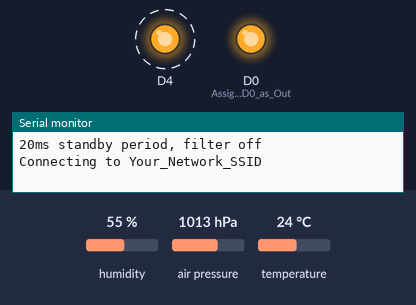
The sketch below on a simulated ESP8266 (NodeMCU). Parts: output pins drawn as LEDs (lit = HIGH), the last lines printed to the serial monitor. Dashed ring = blinking. The inputs (shaded band) are chosen by the test bench; at power-on: humidity 55 %, air pressure 1013 hPa, temperature 24 °C. WiFi joins after 1.5 s; servers stay silent unless stated; network time is answered at once with the bench clock; the local clock reads 2024-03-15 10:24:30 at power-on unless the sketch sets it; no MQTT or app messages arrive unless stated.

Above: at 3.41 s.
At 11.2 s:
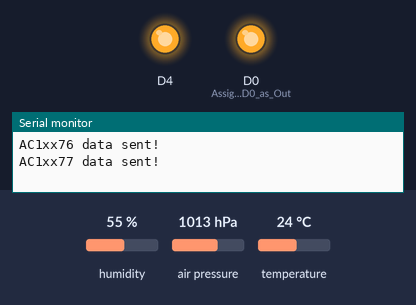
At 17.33 s:
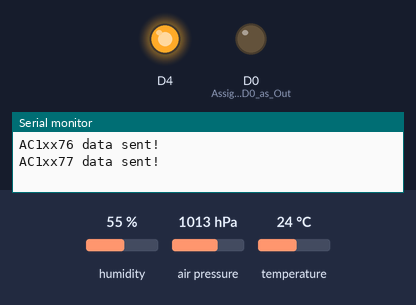
Timing chart, 0 to 19.3 s (numbered marks = the images above):
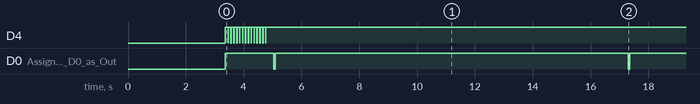

Measured:
- by itself, D4: alternates HIGH for 0.09 s and LOW for 0.01 s, 29 changes in all, then stays HIGH
- by itself, D0 (Assigns_LED_pin_D0_as_Out): alternates HIGH for 12.2 s and LOW for 0.05 s

The sketch:

MCU_Send_Data_GitRv00.ino
```cpp
/*
Anthony Chapa 11/17/2020
This Program is to distribue to all the nodes sending Sensor Info
11/17/20 - Initial GitHub Release

*/

#include <Adafruit_Sensor.h> // Adafurit Sensor Interface Package
#include <Adafruit_BME280.h> // Adafruit BME280 Driver Code
#include <ESP8266WiFi.h>     // Enables the ESP8266 to connect to the local network (via WiFi)
#include <PubSubClient.h>    // Connects and publish to the MQTT broker
#include <NTPClient.h>       // NTP Client functions
#include <WiFiUdp.h>         // Wifi UDP functions

/*
Sensor Network Map Notes
   Static IP  =  Topic  =  SubTopics 1/2  = Delay = Description
192.168.1.199 = node000 =     PubTest     =    0s =       Test Module/No Sensors
192.168.1.201 = node001 = AC1xx76/AC1xx77 =    3s =   Downtown AC - AC1xx76=in, AC1xx77=out
192.168.1.202 = node002 = AC2xx76/AC2xx77 =    7s =     Uptown AC - AC2xx76=in, AC2xx77=out
192.168.1.203 = node003 = ATOTx76/ATOTx77 =    9s = Attic/Outside - ATOTx76=outside ATOTx77=attic east
192.168.1.204 = node004 = ATTTx76/ATTTx77 =   11s = Attic/AtticHi - ATOTx76=attic west ATOTx77=attic high

*/

//Individual Node Module Setup Items

IPAddress staticIP(192,168,1,204);  // This Module Static IP on Wifi

String nodeName = "node001";        //MCU Module Name Node Topic Handle
String sen1Name = "AC1xx76";        //MCU Sensor Name Sensor 1 SubTopic Handle
String sen2Name = "AC1xx77";        //MCU Sensor Name Sensor 2 SubTopic Handle

unsigned long delayTime =3;         // Sets program start time shift from Powerup
unsigned long cycleTime =12;        // Sets data update cycle time, 17s = 20s w/ sensors


// WiFi Setup Constants
const char* ssid = "Your_Network_SSID";        // Your personal network SSID
const char* wifi_password = "pass_code";       // Your personal network password

IPAddress gateway(192,168,1,1);                // Your Router DNS Gateway
IPAddress subnet(255,255,255,0);               // Your Router Submask
IPAddress mqtt_server(192,168,1,200);          // IP of the MQTT broker & NTP server (Raspberry Pi)
const char* ntp_server = "192.168.1.200";      // Easier to type once as String rather than function

// MQTT/NTP Constants
const char* mqtt_username = "IoTbot";          // MQTT username
const char* mqtt_password = "berry123";        // MQTT password
const char* clientID = "client_node";          // MQTT client ID

// MQTT Setup Strings
String topic1 = "home/"+nodeName+"/"+sen1Name; // Sensor 1 Topic String to Publish On
String topic2 = "home/"+nodeName+"/"+sen2Name; // Sensor 2 Topic String to Publish On
const char* sensor001_topic = topic1.c_str();  // Topic 1 convert to Char
const char* sensor002_topic = topic2.c_str();  // Topic 2 convert to Char

//Placeholder State Vars
unsigned status1;         // Wifi Connection Status
long rssi = 0;            // Wifi Signal Strength Status for Datastream
String liveIP = "";       // Wifi IP Status for Datastream

//I2C Object Setup
Adafruit_BME280 bme1;     // I2C Object for Sensor 1
Adafruit_BME280 bme2;     // I2C Object for Sensor 2

//Client Service Setup
WiFiClient wifiClient;                                   // Initialize the WiFi and MQTT Client objects
PubSubClient client(mqtt_server, 1883, wifiClient);      // 1883 is the listener port for the Broker

WiFiUDP ntpUDP;                                          // Initialize the WiFiUDP Object
NTPClient timeClient(ntpUDP, ntp_server, 0);             // Initialize NTP Server Client (using pi ip)


// Custom function to connet to the MQTT broker via WiFi
void connect_MQTT(){
  Serial.print("Connecting to ");

  // Connect to the WiFi
  WiFi.mode(WIFI_STA);                             // Sets WiFi Connection Type
  WiFi.setPhyMode(WIFI_PHY_MODE_11B);              // Sets TX to 802.11 b spec 11B/11G/11N
  WiFi.setOutputPower(20.5);                       // Sets TX Power 0-20.5 dBm @ .25 Steps
  WiFi.begin(ssid, wifi_password);                 // Start Wifi Connection
  WiFi.config(staticIP,gateway,subnet);            // Set Static IP
  Serial.println(ssid);

  // Wait until the connection has been confirmed before continuing & flash while Connecting
  while (WiFi.status() != WL_CONNECTED) {
    digitalWrite(LED_BUILTIN, LOW);               //Antenna LED HIGH/LOW = OFF/ON
    delay(10);
    digitalWrite(LED_BUILTIN, HIGH);              //Antenna LED HIGH/LOW = OFF/ON
    delay(90);
    Serial.print(".");
  }

  // Debugging - Output the IP Address and RSSI of the ESP8266
  liveIP = WiFi.localIP().toString().c_str();
  rssi = WiFi.RSSI();
  Serial.println("WiFi connected");
  Serial.print("IP address: ");
  Serial.println(liveIP);
  Serial.print("IP RSSI: ");
  Serial.println(rssi);

  // Connect to NTP Server
  timeClient.begin();

  // Connect to MQTT Broker
  // client.connect returns a boolean value to let us know if the connection was successful.
  // If the connection is failing, make sure you are using the correct MQTT Username and Password

  if (client.connect(clientID, mqtt_username, mqtt_password)) {
    Serial.println("Connected to MQTT Broker!");
  }
  else {
    Serial.println("Connection to MQTT Broker Failed...");
  }
}


void setup() {
    Serial.begin(9600);
    while(!Serial);                       // Wait for serial to start running
    Serial.println(F("BME280 Setup"));    // Debug Note

    unsigned stat1;                       // Sensor 1 Status State Variable
    unsigned stat2;                       // Sensor 2 Status State Variable

    stat1 = bme1.begin(0x76);             // stat1 bool error if sensor 1 error is found

    if (!stat1) {
        Serial.println("Could not find a valid BME280 sensor 1, check wiring, address, sensor ID!");
        Serial.print("SensorID was: 0x"); Serial.println(bme1.sensorID(),16);
        Serial.print("        ID of 0xFF probably means a bad address, a BMP 180 or BMP 085\n");
        Serial.print("   ID of 0x56-0x58 represents a BMP 280,\n");
        Serial.print("        ID of 0x60 represents a BME 280.\n");
        Serial.print("        ID of 0x61 represents a BME 680.\n");
        while (1) delay(10);
    }

    stat2 = bme2.begin(0x77);             // stat2 bool error if sensor 2 error is found

    if (!stat2) {
        Serial.println("Could not find a valid BME280 sensor 2, check wiring, address, sensor ID!");
        Serial.print("SensorID was: 0x"); Serial.println(bme2.sensorID(),16);
        Serial.print("        ID of 0xFF probably means a bad address, a BMP 180 or BMP 085\n");
        Serial.print("   ID of 0x56-0x58 represents a BMP 280,\n");
        Serial.print("        ID of 0x60 represents a BME 280.\n");
        Serial.print("        ID of 0x61 represents a BME 680.\n");
        while (1) delay(10);
    }

    Serial.println(" ");
    Serial.println("Starting MCU Sensor Setup");

    Serial.println("------ Sensor 1 Setup ------");
    Serial.print("Reporting on Topic 1: ");
    Serial.println(sensor001_topic);
    Serial.println("forced mode, 16x pressure / 16x temperature / 16x humidity oversampling,");
    Serial.println("20ms standby period, filter off");
    bme1.setSampling(Adafruit_BME280::MODE_FORCED,  // MODE_NORMAL or MODE_FORCED
                     Adafruit_BME280::SAMPLING_X16,  // Temp SAMPLING_NONE, SAMPLING_X1,X2,X4,X8,X16
                     Adafruit_BME280::SAMPLING_X16,  // Pres SAMPLING_NONE, SAMPLING_X1,X2,X4,X8,X16
                     Adafruit_BME280::SAMPLING_X16,  // Humi SAMPLING_NONE, SAMPLING_X1,X2,X4,X8,X16
                     Adafruit_BME280::FILTER_OFF,   // FILTER_OFF or FILTER_X2,X4,X8,X16
                     Adafruit_BME280::STANDBY_MS_20 ); // 20ms Std.By.

    Serial.println("------ Sensor 2 Setup ------");
    Serial.print("Reporting on Topic 2: ");
    Serial.println(sensor002_topic);
    Serial.println("forced mode, 16x pressure / 16x temperature / 16x humidity oversampling,");
    Serial.println("20ms standby period, filter off");
    bme2.setSampling(Adafruit_BME280::MODE_FORCED,  // MODE_NORMAL or MODE_FORCED
                     Adafruit_BME280::SAMPLING_X16,  // Temp SAMPLING_NONE, SAMPLING_X1,X2,X4,X8,X16
                     Adafruit_BME280::SAMPLING_X16,  // Pres SAMPLING_NONE, SAMPLING_X1,X2,X4,X8,X16
                     Adafruit_BME280::SAMPLING_X16,  // Humi SAMPLING_NONE, SAMPLING_X1,X2,X4,X8,X16
                     Adafruit_BME280::FILTER_OFF,   // FILTER_OFF or FILTER_X2,X4,X8,X16
                     Adafruit_BME280::STANDBY_MS_20 ); // 20ms Std.By.

    // suggested max polling rate is 25Hz
    // 1 + (2 * T_ovs) + (2 * P_ovs + 0.5) + (2 * H_ovs + 0.5)
    // T_ovs = 4
    // P_ovs = 4
    // H_ovs = 4
    // = 26ms (25Hz)

    Serial.println();
    delay(delayTime*1000);           // delayTime is the initial startup delay
    pinMode(D0, OUTPUT);             // Assigns LED pin D0 as Output
    pinMode(LED_BUILTIN, OUTPUT);    // Assigns LED_Builtin pin as Output
    digitalWrite(D0, HIGH);          // Turns off D0 USB LED (HIGH/LOW = OFF/ON)
    digitalWrite(LED_BUILTIN, HIGH); // Turns off Antenna LED (HIGH/LOW = OFF/ON)
}

void loop() {

  connect_MQTT();                                        // Runs the MQTT Connect function
  Serial.setTimeout(500);

  timeClient.update();                                   // Updates the NTP TimeClient Object Time
  unsigned long epochTime = timeClient.getEpochTime();   // Stores the EpochTime as Long Number
  String datTime = String((long)epochTime);              // Converts Number to String

  bme1.takeForcedMeasurement();                          // Needed in Forced Mode, has no effect in Normal Mode
  bme2.takeForcedMeasurement();                          // Needed in Forced Mode, has no effect in Normal Mode

  float t1 = bme1.readTemperature();           // Pulls Temp Reading from Sensor 1 (*C)
  float t2 = bme2.readTemperature();           // Pulls Temp Reading from Sensor 2 (*C)

  float p1 = (bme1.readPressure() / 100.0F);   // Pulls Press Reading from Sensor 1 (hPa)
  float p2 = (bme2.readPressure() / 100.0F);   // Pulls Press Reading from Sensor 2 (hPa)

  float h1 = bme1.readHumidity();              // Pulls Humid Reading from Sensor 1 (%rh)
  float h2 = bme2.readHumidity();              // Pulls Humid Reading from Sensor 2 (%rh)


  // MQTT can only transmit strings
  String sen001Data = sen1Name+","+liveIP+","+String((long)rssi)+","+datTime+","+String((float)t1)+","+String((float)p1)+","+String((float)h1);
  String sen002Data = sen2Name+","+liveIP+","+String((long)rssi)+","+datTime+","+String((float)t2)+","+String((float)p2)+","+String((float)h2);

  Serial.println(sen001Data);
  Serial.println(sen002Data);

  // PUBLISH to the MQTT Broker (topic = Sensor1, defined at the beginning)
  // client.publish returns a boolean on weather it succedes or not.
  // If Publish Fails, It will attempt to Reconnect and Try Again Once as Connection may have broke.

  if (client.publish(sensor001_topic, String(sen001Data).c_str())) {
    Serial.println(sen1Name+" data sent!");
  }
  else {
    Serial.println("sen001Data failed to send. Reconnecting to MQTT Broker and trying again");
    client.connect(clientID, mqtt_username, mqtt_password);
    delay(5000); // This delay ensures that client.publish doesn't clash with the client.connect call
    client.publish(sensor001_topic, String(sen001Data).c_str());
  }

  // PUBLISH to the MQTT Broker (topic = Sensor2)

  if (client.publish(sensor002_topic, String(sen002Data).c_str())) {
    Serial.println(sen2Name+" data sent!");
  }
  else {
    Serial.println("sen002Data failed to send. Reconnecting to MQTT Broker and trying again");
    client.connect(clientID, mqtt_username, mqtt_password);
    delay(5000); // This delay ensures that client.publish doesn't clash with the client.connect call
    client.publish(sensor002_topic, String(sen002Data).c_str());
  }

  client.disconnect();     // disconnect from MQTT broker
  digitalWrite(D0, LOW);   // Flash D0 LED to show cycle complete
  delay(50);
  digitalWrite(D0, HIGH);  // Turn off D0 Light
  delay(cycleTime*1000);   //cycleTime sets Loop Speed 17s = 20s cycle time
}
```
